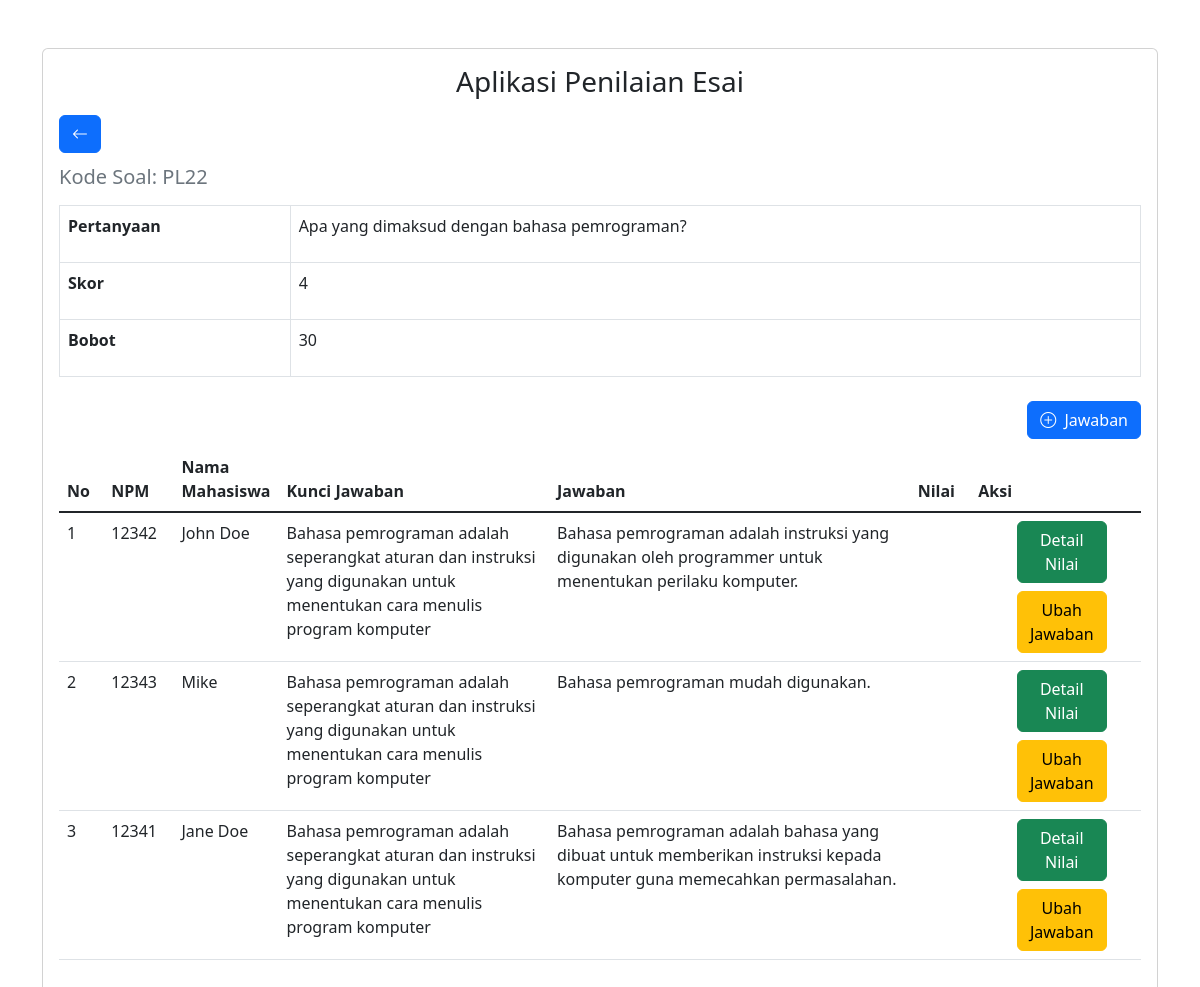
The app's page /essay/essay_scoring_view/PL22 with its own data.
### tables this page shows
CREATE TABLE `soal_esai` (
  `kd_soal` varchar(6) NOT NULL,
  `kd_matkul` varchar(6) NOT NULL,
  `soal` text NOT NULL,
  `skor` int(1) NOT NULL,
  `bobot` int(3) NOT NULL,
  `kunci_jawaban` text NOT NULL
);

CREATE TABLE `jawaban_mahasiswa` (
  `id_jawaban` int(11) NOT NULL,
  `kd_soal` varchar(6) NOT NULL,
  `npm` int(8) NOT NULL,
  `nama_mahasiswa` varchar(50) NOT NULL,
  `jawaban` text NOT NULL
);

### application/controllers/Essay.php (called while the page is built, shortened)
<?php
class Essay extends CI_Controller {
    public function __construct()
    {
        $this->load->model('essay_model');
        $this->load->helper('url');
    }
    public function essay_scoring_view($kd_soal) {
        $this->soal_matakuliah = $this->essay_model->show_data('soal, skor, bobot, kunci_jawaban', 'soal_esai' ,['kd_soal' => $kd_soal]);
        $this->jawaban_essay = $this->essay_model->show_data('id_jawaban, kd_soal, npm, nama_mahasiswa, jawaban', 'jawaban_mahasiswa', ['kd_soal' => $kd_soal]);
        $this->hasil_algoritma = $this->essay_model->show_data('kd_jawaban, pre_processing_jawaban, pre_processing_kj, tokenisasi_jawaban, tokenisasi_kj, hashing_jawaban, hashing_kj, winnowing_jawaban, winnowing_kj, similarity, skor', 'hasil_algoritma', ['kd_jawaban' => 18]);
        $this->load->view('template/header');
        $this->load->view('essay_scoring_view', ['kd_soal' => $kd_soal , 'jawaban' => $this->jawaban_essay, 'soal' => $this->soal_matakuliah,  'hasil' => $this->hasil_algoritma[0]]);
        $this->load->view('template/footer');
    }
}

### index.php (called while the page is built, shortened)
<?php
require_once BASEPATH.'core/CodeIgniter.php';

### application/models/Essay_model.php (called while the page is built, shortened)
<?php
class Essay_model extends CI_Model {
    public function show_data(string $column, string $table, $param = null) {
        $this->db->select($column);
        if(!is_null($param)) {
            $query = $this->db->get_where($table, $param);
        } else {
            $query = $this->db->get($table);
        }
        return $query->result();
    }
}

### application/views/essay_scoring_view.php (the view, shortened to what this page needs)
<a href="<?= base_url('essay/soal_view/' . $this->session->userdata('kd_matkul')); ?>" class="btn btn-primary mb-3"> <i class="bi bi-arrow-left"></i></a>
<h5 class="card-subtitle text-muted">Kode Soal: <?= $kd_soal; ?></h5>
<table class="table table-bordered mt-3">
    <tbody>
        <tr>
            <td>
                <p class="fw-bold">Pertanyaan</p>
            </td>
            <td>
                <p><?= $soal[0]->soal; ?></p>
            </td>
        </tr>
        <tr>
            <td>
                <p class="fw-bold">Skor</p>
            </td>
            <td>
                <p><?= $soal[0]->skor; ?></p>
            </td>
        </tr>
        <tr>
            <td>
                <p class="fw-bold">Bobot</p>
            </td>
            <td>
                <p><?= $soal[0]->bobot; ?></p>
            </td>
        </tr>
    </tbody>
</table>
<div class="d-grid gap-2 d-md-flex justify-content-md-end">
    <button class="btn btn-primary my-2" data-bs-toggle="modal" data-bs-target="#tambahDataJawaban"><i class="bi bi-plus-circle me-1"></i> Jawaban</button>
</div>
<table class="table">
    <thead>
        <tr>
            <th>No</th>
            <th>NPM</th>
            <th>Nama Mahasiswa</th>
            <th>Kunci Jawaban</th>
            <th>Jawaban</th>
            <th>Nilai</th>
            <th>Aksi</th>
        </tr>
    </thead>
    <tbody class="table-group-divider">
        <?php
        if (count($jawaban) !== 0) {
            foreach ($jawaban as $key => $value) {
        ?>
                <tr>
                    <td><?= $key + 1; ?></td>
                    <td><?= $value->npm; ?></td>
                    <td class="col-1"><?= $value->nama_mahasiswa; ?></td>
                    <td class="col-3"><?= $soal[0]->kunci_jawaban; ?></td>
                    <td class="col-4"><?= $value->jawaban; ?></td>
                    <td></td>
                    <td>
                        <div class="d-grid gap-2 col-6 mx-auto">
                            <button class="btn btn-success" data-bs-target="#detailNilai" data-bs-toggle="modal">Detail Nilai</button>
                            <button class="btn btn-warning" data-bs-target="#ubahJawaban" data-bs-toggle="modal">Ubah Jawaban</button>
                        </div>
                    </td>
                </tr>
            <?php
            }
        }
        ?>
    </tbody>
</table>

### records on screen
soal_esai: soal "Apa yang dimaksud dengan bahasa pemrograman?", skor "4", bobot "30"
jawaban_mahasiswa: npm "12342", nama_mahasiswa "John Doe", kd_soal.kunci_jawaban "Bahasa pemrograman adalah seperangkat aturan dan instruksi yang digunakan untuk menentukan cara menulis program komputer", jawaban "Bahasa pemrograman adalah instruksi yang digunakan oleh programmer untuk menentukan perilaku komputer."
jawaban_mahasiswa: npm "12343", nama_mahasiswa "Mike", kd_soal.kunci_jawaban "Bahasa pemrograman adalah seperangkat aturan dan instruksi yang digunakan untuk menentukan cara menulis program komputer", jawaban "Bahasa pemrograman mudah digunakan."
jawaban_mahasiswa: npm "12341", nama_mahasiswa "Jane Doe", kd_soal.kunci_jawaban "Bahasa pemrograman adalah seperangkat aturan dan instruksi yang digunakan untuk menentukan cara menulis program komputer", jawaban "Bahasa pemrograman adalah bahasa yang dibuat untuk memberikan instruksi kepada komputer guna memecahkan permasalahan."

### other values on screen
$kd_soal "PL22"
